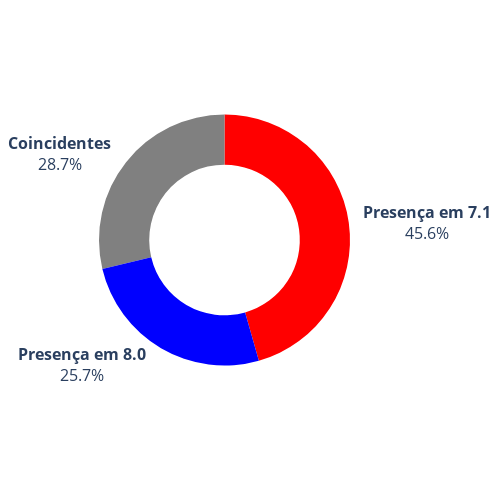
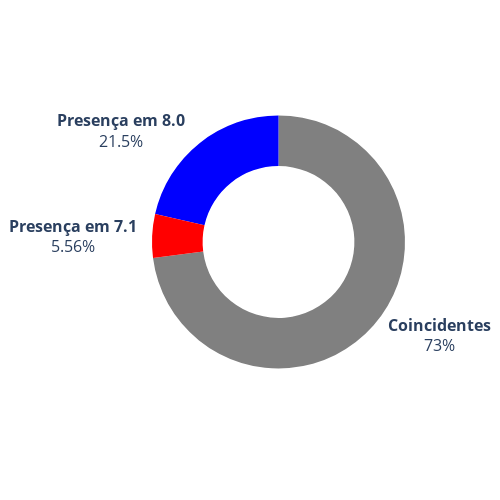
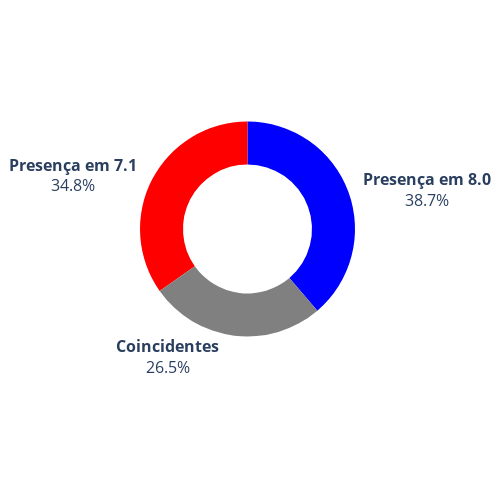
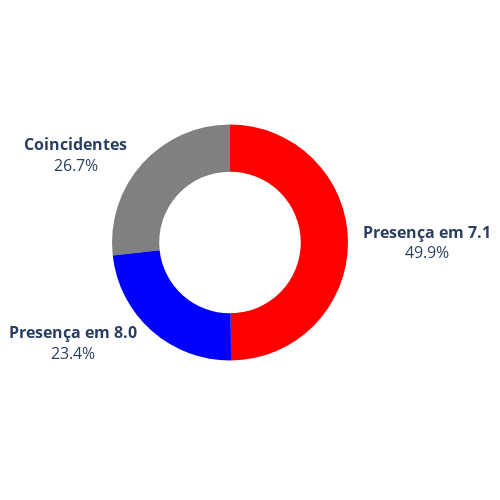

Source (notebook cell) for these figures, in order:
### Markdown cell above
## Fazer graficos de pizza para anos especificos no loop

### Code cell
year = 2018
for cc, mapaAnalise in enumerate(lstnameImgCorre[:]):
    cc += 1
    lstDF = []
    classe = mapaAnalise.split("_")[-1]
    for npath in lstPath:
        if mapaAnalise in npath:
            # print("#", cc,  "  path >> ", npath)
            df_tmp = pd.read_csv(npath)
            df_tmp = df_tmp.drop(['system:index','.geo', 'bacia'], axis=1)
            #print("columnas dfTable" , df_tmp.columns)
            #print(df_tmp.head())
            lstDF.append(df_tmp)
            #os.remove(npath)
    if len(lstDF) > 0:
        concat_df  = pd.concat(lstDF, axis=0, ignore_index=True)
        print("temos {} filas ".format(concat_df.shape))
        dfGroup = concat_df.groupby(['classe', 'year'])['area'].sum().reset_index()
        print("agrupando por classe temos " , dfGroup.shape)
        dfGroup['classe'] = dfGroup['classe'].astype(str)
        # df['col1'].replace(di, inplace=True)
        dfGroup['name_class'] = dfGroup['classe'].replace(dict_name_aggrement, inplace=True)
        # dfGroup['classe'] = dfGroup['classe'].astype(int)
        print(" ",dfGroup.head())
        nomeLegend = "class Aggrements"
        namePlot = "Porcentagem de áreas de Aggrements, Classe " + classe + ", ano " + str(year) 
        plot_pie_areasEstaveis(dfGroup[dfGroup['year'] == year], namePlot, dict_color_aggrement, nomeLegend)

### Figure 1 — Plotly figure (JSON) as saved in the notebook; plotly's stock layout.template omitted (floating-point values rounded to 4 significant figures)
{"data": [{"customdata": [[null, "<b> Coincidentes </b>"], [null, "<b> Presença em 8.0 </b>"], [null, "<b> Presença em 7.1 </b>"]], "domain": {"x": [0, 1], "y": [0, 1]}, "hole": 0.6, "hovertemplate": "classe=%{customdata[1]}<br>area=%{value}<br>name_class=%{customdata[0]}<extra></extra>", "labels": ["<b> Coincidentes </b>", "<b> Presença em 8.0 </b>", "<b> Presença em 7.1 </b>"], "legendgroup": "", "marker": {"colors": ["#808080", "#0000FF", "#FF0000"], "line": {"color": "#000000", "width": 0}}, "name": "", "showlegend": true, "textfont": {"size": 16}, "textinfo": "label+percent", "textposition": "outside", "type": "pie", "values": [1414000.0, 1267000.0, 2246000.0]}], "layout": {"height": 500, "legend": {"tracegroupgap": 0}, "margin": {"t": 60}, "showlegend": false, "width": 500}}

### Figure 2 — Plotly figure (JSON) as saved in the notebook; plotly's stock layout.template omitted (floating-point values rounded to 4 significant figures)
{"data": [{"customdata": [[null, "<b> Coincidentes </b>"], [null, "<b> Presença em 8.0 </b>"], [null, "<b> Presença em 7.1 </b>"]], "domain": {"x": [0, 1], "y": [0, 1]}, "hole": 0.6, "hovertemplate": "classe=%{customdata[1]}<br>area=%{value}<br>name_class=%{customdata[0]}<extra></extra>", "labels": ["<b> Coincidentes </b>", "<b> Presença em 8.0 </b>", "<b> Presença em 7.1 </b>"], "legendgroup": "", "marker": {"colors": ["#808080", "#0000FF", "#FF0000"], "line": {"color": "#000000", "width": 0}}, "name": "", "showlegend": true, "textfont": {"size": 16}, "textinfo": "label+percent", "textposition": "outside", "type": "pie", "values": [19040000.0, 5600000.0, 1450000.0]}], "layout": {"height": 500, "legend": {"tracegroupgap": 0}, "margin": {"t": 60}, "showlegend": false, "width": 500}}

### Figure 3 — Plotly figure (JSON) as saved in the notebook; plotly's stock layout.template omitted (floating-point values rounded to 4 significant figures)
{"data": [{"customdata": [[null, "<b> Coincidentes </b>"], [null, "<b> Presença em 8.0 </b>"], [null, "<b> Presença em 7.1 </b>"]], "domain": {"x": [0, 1], "y": [0, 1]}, "hole": 0.6, "hovertemplate": "classe=%{customdata[1]}<br>area=%{value}<br>name_class=%{customdata[0]}<extra></extra>", "labels": ["<b> Coincidentes </b>", "<b> Presença em 8.0 </b>", "<b> Presença em 7.1 </b>"], "legendgroup": "", "marker": {"colors": ["#808080", "#0000FF", "#FF0000"], "line": {"color": "#000000", "width": 0}}, "name": "", "showlegend": true, "textfont": {"size": 16}, "textinfo": "label+percent", "textposition": "outside", "type": "pie", "values": [3140000.0, 4595000.0, 4125000.0]}], "layout": {"height": 500, "legend": {"tracegroupgap": 0}, "margin": {"t": 60}, "showlegend": false, "width": 500}}

### Figure 4 — Plotly figure (JSON) as saved in the notebook; plotly's stock layout.template omitted (floating-point values rounded to 4 significant figures)
{"data": [{"customdata": [[null, "<b> Coincidentes </b>"], [null, "<b> Presença em 8.0 </b>"], [null, "<b> Presença em 7.1 </b>"]], "domain": {"x": [0, 1], "y": [0, 1]}, "hole": 0.6, "hovertemplate": "classe=%{customdata[1]}<br>area=%{value}<br>name_class=%{customdata[0]}<extra></extra>", "labels": ["<b> Coincidentes </b>", "<b> Presença em 8.0 </b>", "<b> Presença em 7.1 </b>"], "legendgroup": "", "marker": {"colors": ["#808080", "#0000FF", "#FF0000"], "line": {"color": "#000000", "width": 0}}, "name": "", "showlegend": true, "textfont": {"size": 16}, "textinfo": "label+percent", "textposition": "outside", "type": "pie", "values": [315000.0, 275500.0, 587200.0]}], "layout": {"height": 500, "legend": {"tracegroupgap": 0}, "margin": {"t": 60}, "showlegend": false, "width": 500}}
